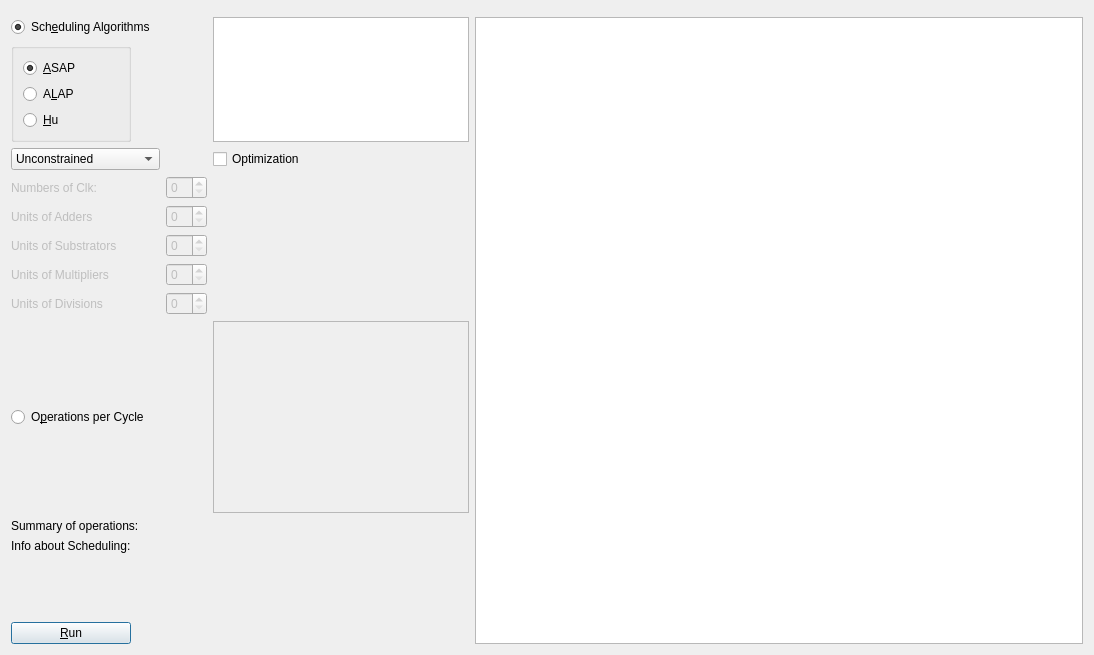
<?xml version="1.0" encoding="UTF-8"?>
<ui version="4.0">
 <class>GuiHand</class>
 <widget class="QDialog" name="GuiHand">
  <property name="geometry">
   <rect>
    <x>0</x>
    <y>0</y>
    <width>1094</width>
    <height>655</height>
   </rect>
  </property>
  <property name="windowTitle">
   <string>Visualization of Scheduling Algorithms</string>
  </property>
  <layout class="QGridLayout" name="gridLayout_2">
   <item row="0" column="3">
    <widget class="Line" name="line">
     <property name="orientation">
      <enum>Qt::Vertical</enum>
     </property>
    </widget>
   </item>
   <item row="1" column="0" colspan="2">
    <widget class="QRadioButton" name="radioButton_1">
     <property name="text">
      <string>Sch&amp;eduling Algorithms</string>
     </property>
     <property name="checkable">
      <bool>true</bool>
     </property>
     <property name="checked">
      <bool>true</bool>
     </property>
     <property name="autoRepeat">
      <bool>false</bool>
     </property>
    </widget>
   </item>
   <item row="1" column="3" rowspan="2">
    <widget class="QPlainTextEdit" name="plainTextEdit">
     <property name="sizePolicy">
      <sizepolicy hsizetype="Preferred" vsizetype="Preferred">
       <horstretch>0</horstretch>
       <verstretch>0</verstretch>
      </sizepolicy>
     </property>
    </widget>
   </item>
   <item row="1" column="4" rowspan="13">
    <widget class="QGraphicsView" name="graphicsView"/>
   </item>
   <item row="2" column="0">
    <widget class="QGroupBox" name="groupBox">
     <property name="enabled">
      <bool>true</bool>
     </property>
     <property name="title">
      <string/>
     </property>
     <property name="flat">
      <bool>false</bool>
     </property>
     <property name="checkable">
      <bool>false</bool>
     </property>
     <property name="checked">
      <bool>false</bool>
     </property>
     <layout class="QGridLayout" name="gridLayout">
      <item row="0" column="0">
       <widget class="QRadioButton" name="radioButton_a">
        <property name="enabled">
         <bool>true</bool>
        </property>
        <property name="text">
         <string>&amp;ASAP</string>
        </property>
        <property name="checked">
         <bool>true</bool>
        </property>
        <property name="autoRepeat">
         <bool>false</bool>
        </property>
        <property name="autoExclusive">
         <bool>true</bool>
        </property>
       </widget>
      </item>
      <item row="1" column="0">
       <widget class="QRadioButton" name="radioButton_b">
        <property name="enabled">
         <bool>true</bool>
        </property>
        <property name="text">
         <string>A&amp;LAP</string>
        </property>
        <property name="autoRepeat">
         <bool>false</bool>
        </property>
        <property name="autoExclusive">
         <bool>true</bool>
        </property>
       </widget>
      </item>
      <item row="2" column="0">
       <widget class="QRadioButton" name="radioButton_c">
        <property name="enabled">
         <bool>true</bool>
        </property>
        <property name="text">
         <string>&amp;Hu</string>
        </property>
        <property name="autoRepeat">
         <bool>false</bool>
        </property>
       </widget>
      </item>
     </layout>
    </widget>
   </item>
   <item row="4" column="2">
    <widget class="QSpinBox" name="spinBox">
     <property name="enabled">
      <bool>false</bool>
     </property>
    </widget>
   </item>
   <item row="3" column="0" colspan="2">
    <widget class="QComboBox" name="comboBox">
     <property name="enabled">
      <bool>true</bool>
     </property>
     <item>
      <property name="text">
       <string>Unconstrained</string>
      </property>
     </item>
     <item>
      <property name="text">
       <string>Time constrained</string>
      </property>
     </item>
     <item>
      <property name="text">
       <string>Resource constrained</string>
      </property>
     </item>
    </widget>
   </item>
   <item row="4" column="0">
    <widget class="QLabel" name="label_2">
     <property name="enabled">
      <bool>false</bool>
     </property>
     <property name="text">
      <string>Numbers of Clk:</string>
     </property>
    </widget>
   </item>
   <item row="5" column="0">
    <widget class="QLabel" name="label_4">
     <property name="enabled">
      <bool>false</bool>
     </property>
     <property name="text">
      <string>Units of Adders</string>
     </property>
    </widget>
   </item>
   <item row="6" column="2">
    <widget class="QSpinBox" name="spinBox_3">
     <property name="enabled">
      <bool>false</bool>
     </property>
    </widget>
   </item>
   <item row="5" column="2">
    <widget class="QSpinBox" name="spinBox_2">
     <property name="enabled">
      <bool>false</bool>
     </property>
    </widget>
   </item>
   <item row="6" column="0">
    <widget class="QLabel" name="label_5">
     <property name="enabled">
      <bool>false</bool>
     </property>
     <property name="text">
      <string>Units of Substrators</string>
     </property>
    </widget>
   </item>
   <item row="7" column="2">
    <widget class="QSpinBox" name="spinBox_4">
     <property name="enabled">
      <bool>false</bool>
     </property>
    </widget>
   </item>
   <item row="7" column="0">
    <widget class="QLabel" name="label_6">
     <property name="enabled">
      <bool>false</bool>
     </property>
     <property name="text">
      <string>Units of Multipliers</string>
     </property>
    </widget>
   </item>
   <item row="8" column="2">
    <widget class="QSpinBox" name="spinBox_5">
     <property name="enabled">
      <bool>false</bool>
     </property>
    </widget>
   </item>
   <item row="8" column="0">
    <widget class="QLabel" name="label_7">
     <property name="enabled">
      <bool>false</bool>
     </property>
     <property name="text">
      <string>Units of Divisions</string>
     </property>
    </widget>
   </item>
   <item row="9" column="0" colspan="2">
    <widget class="QRadioButton" name="radioButton_2">
     <property name="text">
      <string>O&amp;perations per Cycle</string>
     </property>
     <property name="checkable">
      <bool>true</bool>
     </property>
     <property name="checked">
      <bool>false</bool>
     </property>
     <property name="autoRepeat">
      <bool>false</bool>
     </property>
     <property name="autoExclusive">
      <bool>true</bool>
     </property>
     <property name="autoRepeatDelay">
      <number>0</number>
     </property>
     <property name="autoRepeatInterval">
      <number>0</number>
     </property>
    </widget>
   </item>
   <item row="9" column="3">
    <widget class="QPlainTextEdit" name="plainTextEdit_2">
     <property name="enabled">
      <bool>false</bool>
     </property>
     <property name="sizePolicy">
      <sizepolicy hsizetype="Preferred" vsizetype="Fixed">
       <horstretch>0</horstretch>
       <verstretch>0</verstretch>
      </sizepolicy>
     </property>
    </widget>
   </item>
   <item row="10" column="0" colspan="2">
    <widget class="QLabel" name="label_3">
     <property name="text">
      <string>Summary of operations:</string>
     </property>
    </widget>
   </item>
   <item row="10" column="3">
    <widget class="QLabel" name="label">
     <property name="text">
      <string/>
     </property>
     <property name="alignment">
      <set>Qt::AlignLeading|Qt::AlignLeft|Qt::AlignTop</set>
     </property>
    </widget>
   </item>
   <item row="12" column="1">
    <spacer name="verticalSpacer">
     <property name="orientation">
      <enum>Qt::Vertical</enum>
     </property>
     <property name="sizeHint" stdset="0">
      <size>
       <width>20</width>
       <height>193</height>
      </size>
     </property>
    </spacer>
   </item>
   <item row="13" column="0">
    <layout class="QHBoxLayout" name="horizontalLayout">
     <item>
      <widget class="QPushButton" name="pushButton">
       <property name="text">
        <string>&amp;Run</string>
       </property>
       <property name="icon">
        <iconset>
         <normaloff>Icons/Test-512.png</normaloff>Icons/Test-512.png</iconset>
       </property>
       <property name="iconSize">
        <size>
         <width>41</width>
         <height>41</height>
        </size>
       </property>
       <property name="checkable">
        <bool>false</bool>
       </property>
      </widget>
     </item>
    </layout>
   </item>
   <item row="11" column="0">
    <widget class="QLabel" name="label_8">
     <property name="text">
      <string>Info about Scheduling:</string>
     </property>
    </widget>
   </item>
   <item row="3" column="3">
    <widget class="QCheckBox" name="checkBoxOpt">
     <property name="text">
      <string>Optimization</string>
     </property>
     <property name="checked">
      <bool>false</bool>
     </property>
    </widget>
   </item>
   <item row="11" column="3">
    <widget class="QLabel" name="label_info">
     <property name="text">
      <string/>
     </property>
     <property name="textFormat">
      <enum>Qt::RichText</enum>
     </property>
    </widget>
   </item>
  </layout>
 </widget>
 <tabstops>
  <tabstop>radioButton_1</tabstop>
  <tabstop>radioButton_2</tabstop>
  <tabstop>comboBox</tabstop>
  <tabstop>spinBox</tabstop>
  <tabstop>plainTextEdit</tabstop>
  <tabstop>graphicsView</tabstop>
  <tabstop>pushButton</tabstop>
 </tabstops>
 <resources/>
 <connections/>
</ui>
